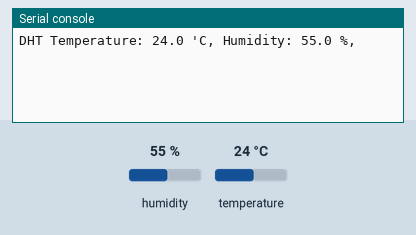
Simulated run of this program. Board: Raspberry Pi Pico running CircuitPython. On the bench: the last lines printed to the serial console. Inputs (shaded band) come from the test bench; at power-on: humidity 55 %, temperature 24 °C.

Above: at 3.2 s.
3.3 s: humidity set to 22 %
At 4.8 s:
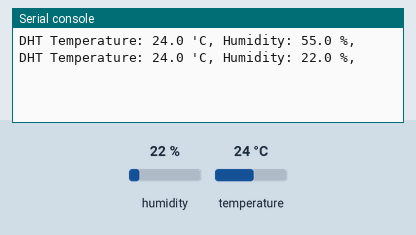
6.3 s: temperature set to 12 °C
At 7.2 s:
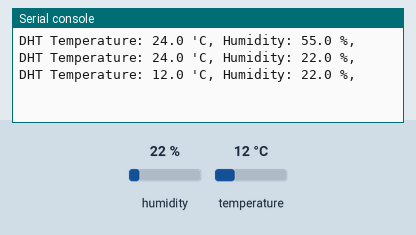
9.3 s: humidity set to 40 %
At 12.1 s:
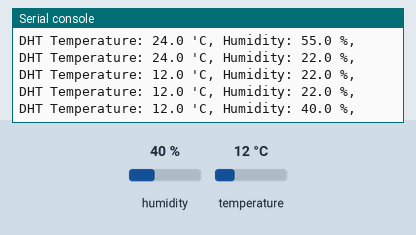
Timing chart, 0 to 13.6 s (numbered marks = the images above; inputs shaded):
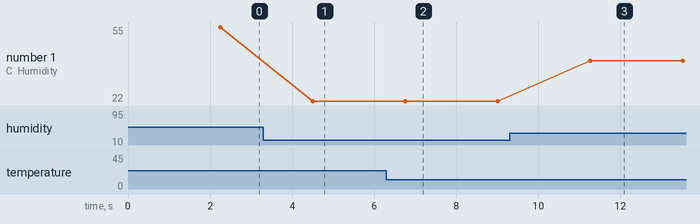

The program:

dht_22.py
```python
"""
Pinout

|DHT22|Pico    |
|-----|--------|
|VCC  |3V3(OUT)|
|GND  |GND     |
|SDA  |GP13    |

GitHub Modules
https://github.com/adafruit/Adafruit_CircuitPython_DHT/releases/tag/4.0.4
"""
# Core Modules
from time import sleep
import board

# CircuitPython Libraries
import adafruit_dht

# Setup
dht22 = adafruit_dht.DHT22(board.GP9)

# Routine
sleep(2)

while True:

    try:
        dht_temperature = str(dht22.temperature)

        humidity = str(dht22.humidity)

        print(
            "DHT Temperature: "+dht_temperature+" \'C, "+
            "Humidity: "+humidity+" %, "
        )

        sleep(2)

    except Exception as e:
        raise e
```

Measured:
- after the input at 3.3 s, the serial console: prints a new line after 1.2 s (image 1)
- after the input at 6.3 s, the serial console: prints a new line after 0.46 s (image 2)
- after the input at 9.3 s, the serial console: prints a new line after 2.0 s (image 3)
- plotted number 1: 55 → 22 after the input at 3.3 s, 22 → 40 after the input at 9.3 s
